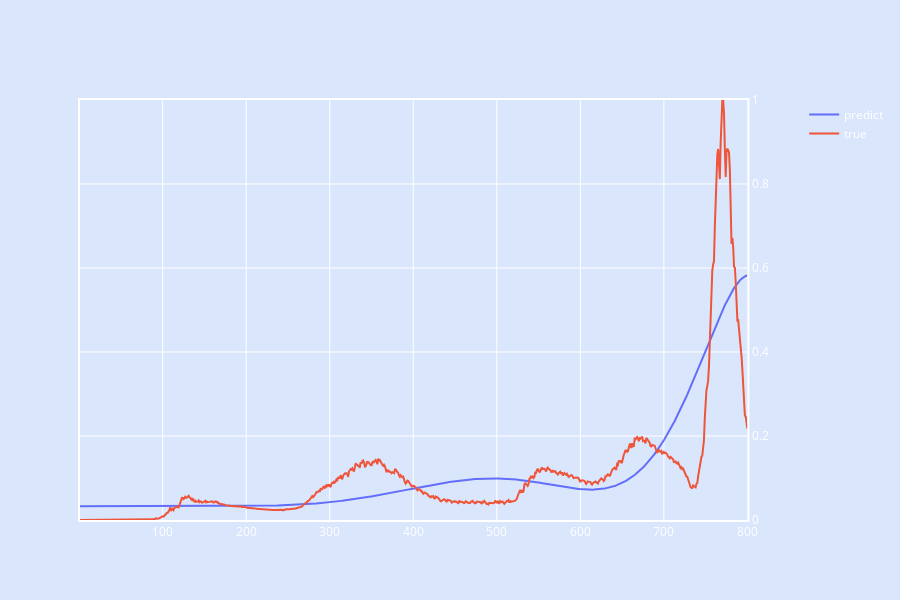

Notebook source saved alongside this figure:
### Code cell
trace1 = go.Scatter(
    x=[i for i in range(1, len(dfc) + 1)],
    y=list(y_pred_lr),
    name='predict',
    yaxis='y2'
)
trace2 = go.Scatter(
    x=xaxis,
    y=list(yaxis),
    name='true',
    yaxis='y2'
)
fig4 = make_subplots(specs=[[{"secondary_y": True}]])
fig4.add_trace(trace1)
fig4.add_trace(trace2, secondary_y=True)
fig4['layout'].update(height=600,     
plot_bgcolor = colors['background'],
paper_bgcolor = colors['background'],
font= {
    'color': colors['text']
        }
)
fig4.update_yaxes(range=[0, 1])
fig4.update_xaxes(showline=True, linewidth=2, linecolor=colors['text'], mirror=True, gridcolor=colors['text'])
fig4.update_xaxes(tickfont=dict(color=colors['text'], size=12))
fig4.update_yaxes(showline=True, linewidth=2, linecolor=colors['text'], mirror=True, gridcolor=colors['text'])

### Figure 1 — Plotly figure (JSON) as saved in the notebook; plotly's stock layout.template omitted (floating-point values rounded to 4 significant figures; data arrays with more than 128 entries replaced by an {"elided": "..."} marker saying what was removed)
{"data": [{"name": "predict", "type": "scatter", "x": {"elided": "800 int values"}, "y": {"elided": "800 float values"}, "yaxis": "y2"}, {"name": "true", "type": "scatter", "x": {"elided": "800 int values"}, "xaxis": "x", "y": {"elided": "800 float values"}, "yaxis": "y2"}], "layout": {"font": {"color": "#ffffff"}, "height": 600, "paper_bgcolor": "#D9E6FC", "plot_bgcolor": "#D9E6FC", "xaxis": {"anchor": "y", "domain": [0, 0.94], "gridcolor": "#ffffff", "linecolor": "#ffffff", "linewidth": 2, "mirror": true, "showline": true, "tickfont": {"color": "#ffffff", "size": 12}}, "yaxis": {"anchor": "x", "domain": [0, 1], "gridcolor": "#ffffff", "linecolor": "#ffffff", "linewidth": 2, "mirror": true, "range": [0, 1], "showline": true}, "yaxis2": {"anchor": "x", "gridcolor": "#ffffff", "linecolor": "#ffffff", "linewidth": 2, "mirror": true, "overlaying": "y", "range": [0, 1], "showline": true, "side": "right"}}}
